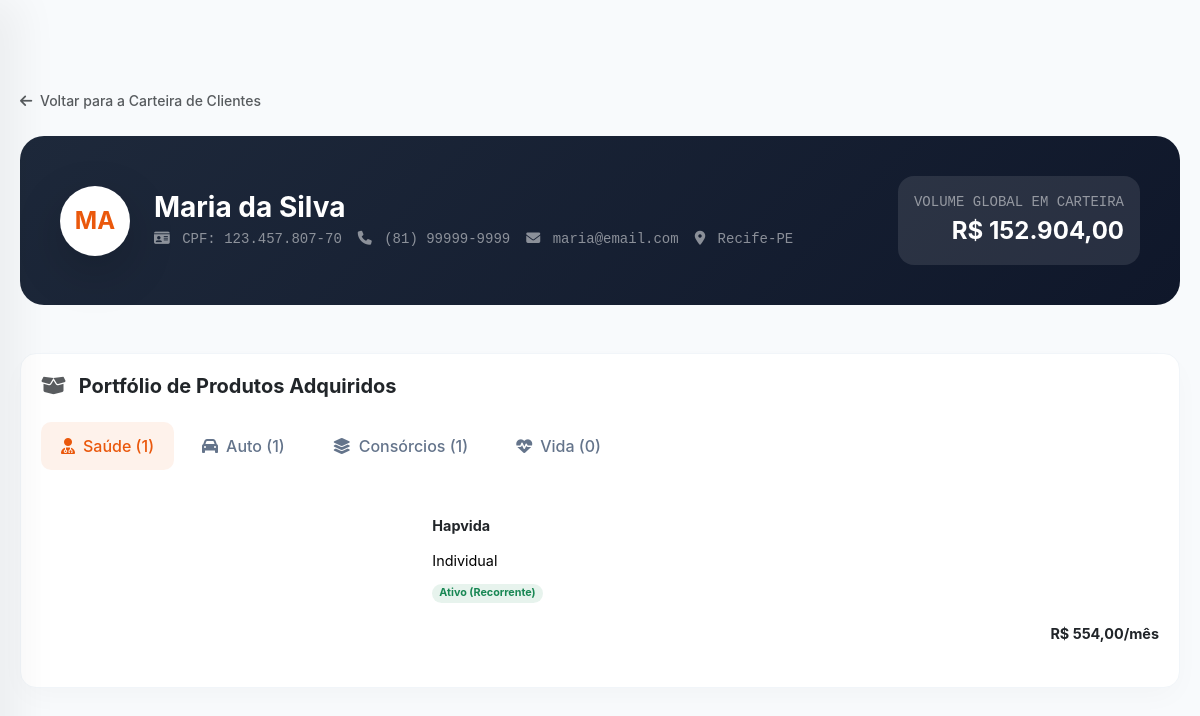
Page /perfil_cliente.php?id=2 (signed in) on the committed database.
### tables this page shows
CREATE TABLE IF NOT EXISTS `clientes` (
  `id` int NOT NULL AUTO_INCREMENT,
  `nome_completo` varchar(150) NOT NULL,
  `cpf` varchar(14) DEFAULT NULL,
  `data_nascimento` date DEFAULT NULL,
  `email` varchar(150) DEFAULT NULL,
  `telefone` varchar(20) NOT NULL,
  `telefone_fixo` varchar(20) NOT NULL,
  `endereco` varchar(255) DEFAULT NULL,
  `complemento` varchar(100) DEFAULT NULL,
  `numero` varchar(20) NOT NULL,
  `bairro` varchar(100) DEFAULT NULL,
  `cidade` varchar(100) NOT NULL,
  `uf` char(2) NOT NULL,
  `cep` varchar(10) DEFAULT NULL,
  `status` enum('Ativo','Inativo') DEFAULT 'Ativo',
  `criado_em` timestamp NULL DEFAULT CURRENT_TIMESTAMP,
  `atualizado_em` timestamp NULL DEFAULT CURRENT_TIMESTAMP ON UPDATE CURRENT_TIMESTAMP,
  PRIMARY KEY (`id`),
  UNIQUE KEY `cpf` (`cpf`),
  KEY `idx_cliente_nome` (`nome_completo`),
  KEY `idx_cliente_cidade` (`cidade`)
);

CREATE TABLE IF NOT EXISTS `plano_saude` (
  `id` int NOT NULL AUTO_INCREMENT,
  `cliente_id` int NOT NULL,
  `corretor_id` int NOT NULL,
  `grade_comissao_id` int NOT NULL,
  `plano` varchar(100) NOT NULL,
  `valor_titular` decimal(10,2) NOT NULL,
  `tem_dependentes` enum('Sim','Não') DEFAULT 'Não',
  `criado_em` timestamp NULL DEFAULT CURRENT_TIMESTAMP,
  PRIMARY KEY (`id`),
  KEY `cliente_id` (`cliente_id`),
  KEY `corretor_id` (`corretor_id`)
);

### perfil_cliente.php (the view, shortened to what this page needs)
<?php
require_once __DIR__ . '/config/conexao.php';
$cliente_id = isset($_GET['id']) ? (int)$_GET['id'] : 0;
try {
    $stmt = $pdo->prepare("SELECT * FROM clientes WHERE id = :id");
    $stmt->execute(['id' => $cliente_id]);
    $cliente = $stmt->fetch(PDO::FETCH_ASSOC);
    $stmtSaude = $pdo->prepare("SELECT * FROM plano_saude WHERE cliente_id = :id ORDER BY id DESC");
    $stmtSaude->execute(['id' => $cliente_id]);
    $planosSaude = $stmtSaude->fetchAll(PDO::FETCH_ASSOC);
    $stmtAuto = $pdo->prepare("SELECT * FROM auto WHERE cliente_id = :id ORDER BY id DESC");
    $stmtAuto->execute(['id' => $cliente_id]);
    $segurosAuto = $stmtAuto->fetchAll(PDO::FETCH_ASSOC);
    $stmtConsorcio = $pdo->prepare("SELECT * FROM consorcio WHERE cliente_id = :id ORDER BY id DESC");
    $stmtConsorcio->execute(['id' => $cliente_id]);
    $consorcios = $stmtConsorcio->fetchAll(PDO::FETCH_ASSOC);
    $stmtVida = $pdo->prepare("SELECT * FROM vida WHERE cliente_id = :id ORDER BY id DESC");
    $stmtVida->execute(['id' => $cliente_id]);
    $segurosVida = $stmtVida->fetchAll(PDO::FETCH_ASSOC);
    $totalInvestido = 0;
    foreach ($planosSaude as $s) { $totalInvestido += $s['valor_titular']; }
    foreach ($segurosAuto as $a)  { $totalInvestido += $a['premio_total']; }
    foreach ($consorcios as $c)   { $totalInvestido += $c['credito']; }
} catch (PDOException $e) {
    error_log("Erro ao carregar perfil do cliente: " . $e->getMessage());
    echo "Erro técnico ao carregar o perfil.";
    exit;
}
?>
<!DOCTYPE html>
<html lang="pt-BR">
<head>
    <link href="https://cdn.jsdelivr.net/npm/bootstrap@5.3.3/dist/css/bootstrap.min.css" rel="stylesheet">
    <link rel="stylesheet" href="https://cdnjs.cloudflare.com/ajax/libs/font-awesome/6.4.0/css/all.min.css">
</head>
<body>
<div class="main-content">
    <div class="mb-4">
        <a href="clientes.php" class="text-decoration-none small text-muted fw-medium"><i class="fa-solid fa-arrow-left me-1"></i> Voltar para a Carteira de Clientes</a>
    </div>
    <div class="profile-header mb-5">
        <div class="d-flex align-items-center flex-wrap gap-4">
            <div class="rounded-circle bg-white text-dark fw-bold d-flex align-items-center justify-content-center shadow-lg" style="width: 70px; height: 70px; font-size: 1.5rem; color: #ea580c !important;">
                <?= strtoupper(substr($cliente['nome_completo'], 0, 2)) ?>
            </div>
            <div class="flex-grow-1">
                <h3 class="fw-bold mb-1"><?= htmlspecialchars($cliente['nome_completo']) ?></h3>
                <div class="d-flex flex-wrap gap-3 font-monospace text-white-50 small mt-1">
                    <span><i class="fa-solid fa-id-card me-1"></i> CPF: <?= htmlspecialchars($cliente['cpf'] ?? 'Não informado') ?></span>
                    <span><i class="fa-solid fa-phone me-1"></i> <?= htmlspecialchars($cliente['telefone']) ?></span>
                    <span><i class="fa-solid fa-envelope me-1"></i> <?= htmlspecialchars($cliente['email'] ?? 'Sem e-mail') ?></span>
                    <span><i class="fa-solid fa-location-dot me-1"></i> <?= htmlspecialchars($cliente['cidade']) ?>-<?= htmlspecialchars($cliente['uf']) ?></span>
                </div>
            </div>
            <div class="text-end bg-white bg-opacity-10 p-3 rounded-4 backdrop-blur">
                <span class="text-uppercase tracking-wider font-monospace text-white-50 small d-block">Volume Global em Carteira</span>
                <span class="fs-4 fw-bold text-white">R$ <?= number_format($totalInvestido, 2, ',', '.') ?></span>
            </div>
        </div>
    </div>
    <div class="card-premium">
        <h5 class="fw-bold text-dark mb-4"><i class="fa-solid fa-box-open text-muted me-2"></i> Portfólio de Produtos Adquiridos</h5>
        <ul class="nav nav-tabs border-0 gap-2 nav-tabs-premium mb-4" id="portfolioTabs" role="tablist">
            <li class="nav-item" role="presentation">
                <button class="nav-link active" id="saude-tab" data-bs-toggle="tab" data-bs-target="#saude" type="button" role="tab"><i class="fa-solid fa-user-doctor me-2"></i>Saúde (<?= count($planosSaude) ?>)</button>
            </li>
            <li class="nav-item" role="presentation">
                <button class="nav-link" id="auto-tab" data-bs-toggle="tab" data-bs-target="#auto" type="button" role="tab"><i class="fa-solid fa-car me-2"></i>Auto (<?= count($segurosAuto) ?>)</button>
            </li>
            <li class="nav-item" role="presentation">
                <button class="nav-link" id="consorcio-tab" data-bs-toggle="tab" data-bs-target="#consorcio" type="button" role="tab"><i class="fa-solid fa-layer-group me-2"></i>Consórcios (<?= count($consorcios) ?>)</button>
            </li>
            <li class="nav-item" role="presentation">
                <button class="nav-link" id="vida-tab" data-bs-toggle="tab" data-bs-target="#vida" type="button" role="tab"><i class="fa-solid fa-heart-pulse me-2"></i>Vida (<?= count($segurosVida) ?>)</button>
            </li>
        </ul>
        <div class="tab-content" id="portfolioTabsContent">
            <div class="tab-pane fade show active" id="saude" role="tabpanel">
                <div class="table-responsive">
                    <table class="table table-borderless align-middle mb-0 table-premium">
                        <tbody>
                            <?php if(empty($planosSaude)): ?>
                                <tr><td colspan="4" class="text-center text-muted py-4">Nenhum plano de saúde adquirido.</td></tr>
                            <?php else: foreach($planosSaude as $s): ?>
                                <tr>
                                    <td class="fw-bold text-dark"><?= htmlspecialchars($s['plano']) ?></td>
                                    <td><?= $s['tem_dependentes'] === 'Sim' ? 'Familiar / Coletivo' : 'Individual' ?></td>
                                    <td><span class="badge bg-success bg-opacity-10 text-success rounded-pill px-2.5 py-1.5">Ativo (Recorrente)</span></td>
                                    <td class="text-end fw-bold text-dark">R$ <?= number_format($s['valor_titular'], 2, ',', '.') ?>/mês</td>
                                </tr>
                            <?php endforeach; endif; ?>
                        </tbody>
                    </table>
                </div>
            </div>
        </div>
    </div>
</div>
</body>
</html>

### perfil_cliente.php (style rules this page uses)
body { font-family: 'Inter', sans-serif; background-color: #f8fafc; color: #0f172a; margin: 0; }
.main-content { padding: 3rem; min-height: 100vh; }
.card-premium { background: #fff; border: 1px solid #f1f5f9; border-radius: 20px; padding: 2rem; box-shadow: 0 10px 30px -5px rgba(0, 0, 0, 0.03); }
.profile-header { background: linear-gradient(135deg, #1e293b 0%, #0f172a 100%); border-radius: 24px; padding: 2.5rem; color: white; }
.table-premium td { padding: 1rem 0; border-bottom: 1px solid #f8fafc; }
.nav-tabs-premium .nav-link { color: #64748b; font-weight: 500; border: none; padding: 0.75rem 1.25rem; border-radius: 10px; transition: all 0.2s; }
.nav-tabs-premium .nav-link.active { background: rgba(234, 88, 12, 0.08); color: #ea580c; fw: 600; }
@media (max-width: 1200px) { .main-content { padding: 5.5rem 1.25rem 2.5rem 1.25rem !important; } }

### includes/sidebar.php (style rules this page uses)
:root { --orange-app: #ea580c; --orange-light: rgba(234, 88, 12, 0.05); --slate-dark: #0f172a; --slate-muted: #64748b; --border-color: #f1f5f9; --radius-premium: 16px; }
body, html { overflow-x: hidden !important; background-color: #f8fafc; }
.main-content { margin-left: 280px; padding: 3rem; transition: all 0.3s ease; }
@media (max-width: 1200px) { .main-content { margin-left: 0 !important; padding: 5.5rem 1.25rem 2.5rem 1.25rem !important; } }
@media (max-width: 1200px) { .card-premium { padding: 1.25rem !important; border-radius: 16px !important; } }
@media (max-width: 1200px) { .table-premium tbody tr { display: block; border-bottom: 1px solid var(--border-color); padding: 1rem 0; position: relative; } }
@media (max-width: 1200px) { .table-premium tbody tr:last-child { border-bottom: none; } }
@media (max-width: 1200px) { .table-premium tbody td { display: flex; justify-content: justify; align-items: center; padding: 0.4rem 0 !important; border: none !important; font-size: 0.9rem; } }
@media (max-width: 1200px) { .table-premium tbody td::before { content: attr(data-label); font-size: 0.72rem; font-weight: 600; text-transform: uppercase; color: var(--slate-muted); width: 35%; min-width: 100px; display: inline-block; } }
@media (max-width: 1200px) { .table-premium tbody td:last-child { justify-content: flex-end; margin-top: 0.5rem; } }
@media (max-width: 1200px) { .table-premium tbody td:last-child::before { display: none; } }

### rows in the picture
clientes: nome_completo "MA", nome_completo "Maria da Silva", cpf "123.457.807-70", telefone "(81) 99999-9999", email "maria@email.com", cidade "Recife", uf "PE"
plano_saude: plano "Hapvida", tem_dependentes "Individual", valor_titular "554,00"

### other values in the picture
$totalInvestido "152.904,00"
count($planosSaude) "1"
count($segurosAuto) "1"
count($consorcios) "1"
count($segurosVida) "0"
